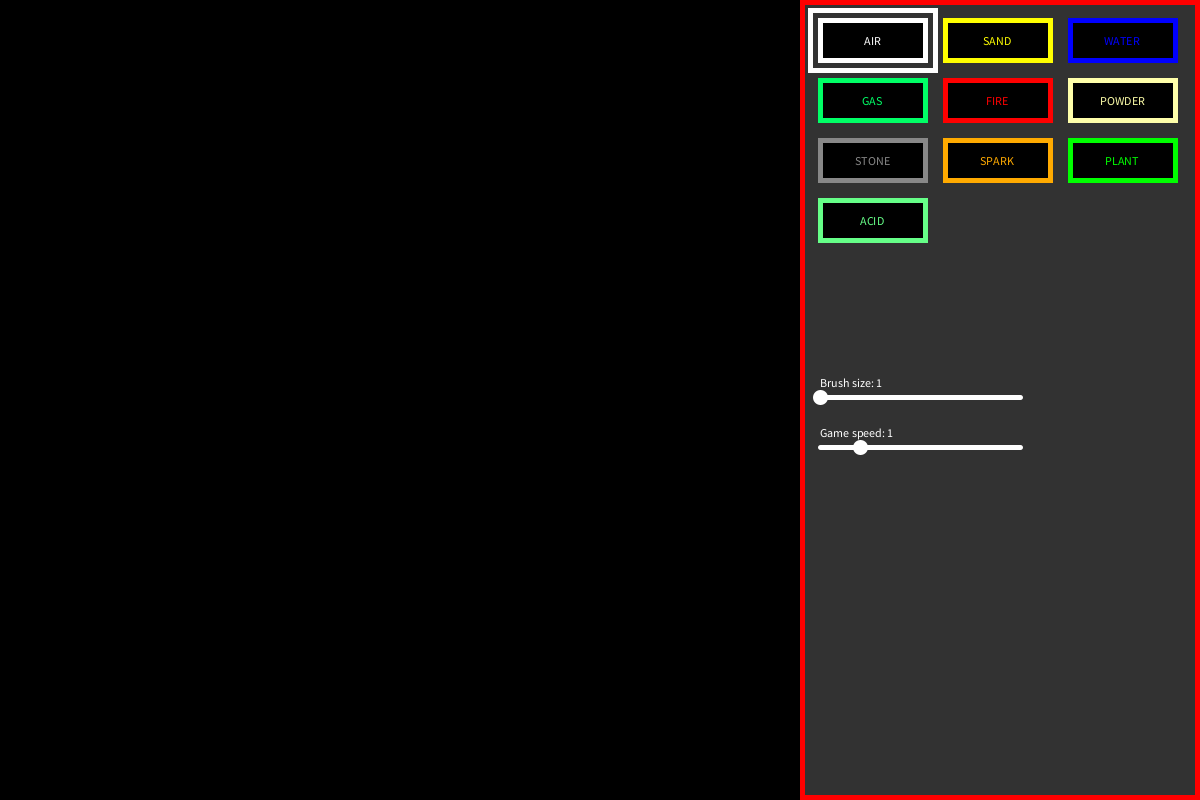
Frame 1 (no input)
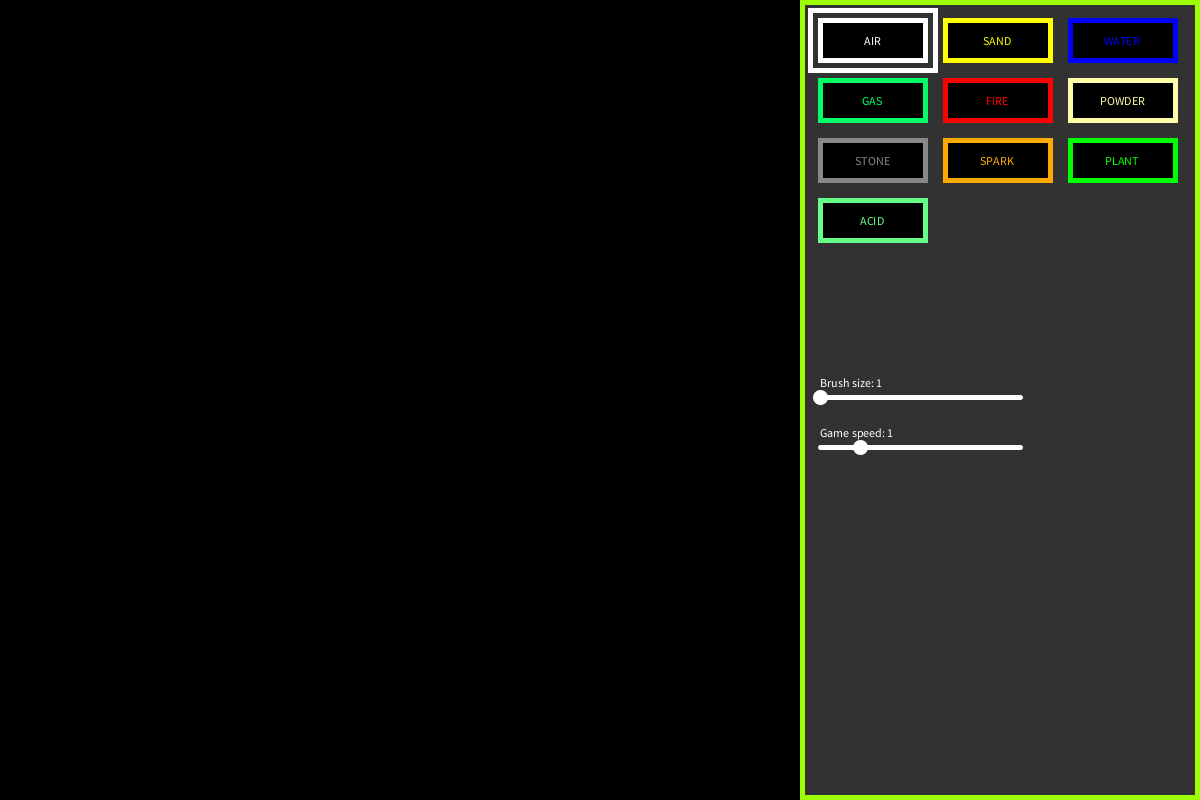
Frame 60 (the mouse pressed at the canvas centre just before this capture)
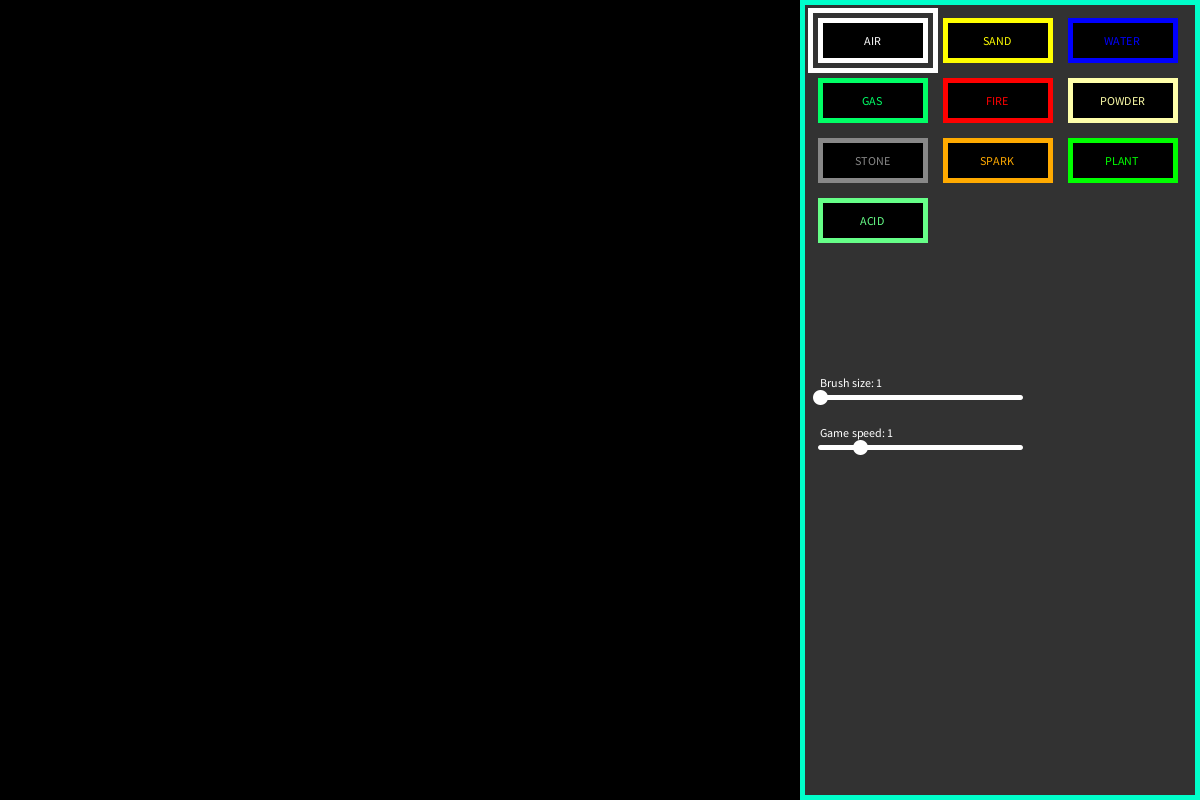
Frame 120 (the mouse held since frame 60 and released just before this capture)

The Processing sketch that drew these frames (run headless with seeded random() and noise(); from frame 60 on, the mouse is pressed at the canvas centre):

// Processing sketch: cellularcells
// ── cellularcells.pde
Grid grid;
Menu menu;
void setup()
{
  size(1200, 800);
  background(0);
  grid = new Grid();
  menu = new Menu();
  noStroke();
  
}

void draw()
{
  background(0);
  textAlign(CENTER,CENTER);
  grid.show();
  grid.Update();
  
  menu.show();
  menu.Update();
}

// ── Acid.pde
class Acid extends Cell
{
  int lifeTime = (int)random(1500, 1800);
  Acid()
  {
    weight = Weights.ACID;
    type = Elements.ACID;
    c = Colors.ACID;
    strength = Strengths.ACID;
    immortal = true;
    isFluid = true;
  }

  void Update(Grid g, int x, int y)
  {
    if(lifeTime > 0)
    {
      lifeTime--; 
    }
    else
    {
     g.deleteCell(x,y); 
    }
    if (!g.getLeft(x, y).immortal)
    {
      g.getLeft(x, y).strength --;
    }
    if (!g.getTopLeft(x, y).immortal)
    {
      g.getTopLeft(x, y).strength --;
    }
    if (!g.getTop(x, y).immortal)
    {
      g.getTop(x, y).strength --;
    }
    if (!g.getTopRight(x, y).immortal)
    {
      g.getTopRight(x, y).strength --;
    }
    if (!g.getRight(x, y).immortal)
    {
      g.getRight(x, y).strength --;
    }
    if (!g.getBottomRight(x, y).immortal)
    {
      g.getBottomRight(x, y).strength --;
    }
    if (!g.getBottom(x, y).immortal)
    {
      g.getBottom(x, y).strength --;
    }
    if (!g.getBottomLeft(x, y).immortal)
    {
      g.getBottomLeft(x, y).strength --;
    }

    if (g.getBottom(x, y).type == Elements.WATER)
    {
      g.deleteCell(x, y);
      g.deleteCell(x, y+1);
    } else if (g.getBottomLeft(x, y).type == Elements.WATER)
    {
      g.deleteCell(x, y);
      g.deleteCell(x-1, y+1);
    } else if (g.getBottomRight(x, y).type == Elements.WATER)
    {
      g.deleteCell(x, y);
      g.deleteCell(x+1, y+1);
    }

    if (y < g.gridSize-1)
    {
      if (g.getBottom(x, y).weight < weight && !g.getBottom(x, y).staticCell)
      {
        g.Swap(x, y, x, y+1);
      } else if (g.getBottomLeft(x, y).weight < weight && !g.getBottomLeft(x, y).staticCell && g.getBottom(x,y).isFluid)
      {
        g.Swap(x, y, x-1, y+1);
      } else if (g.getBottomRight(x, y).weight < weight && !g.getBottomRight(x, y).staticCell && g.getBottom(x,y).isFluid)
      {
        g.Swap(x, y, x+1, y+1);
      } else {
        dMove(g, x, y);
      }
    } else
    {
      dMove(g, x, y);
    }
  }

  void dMove(Grid g, int x, int y)
  {
    if (g.getLeft(x, y).type == Elements.WATER)
    {
      g.deleteCell(x, y);
      g.deleteCell(x-1, y);
    } else if (g.getRight(x, y).type == Elements.WATER)
    {
      g.deleteCell(x, y);
      g.deleteCell(x+1, y);
    } 
    if (random(0, 1) < 0.5)
    {
      if (g.getLeft(x, y).type == Elements.AIR)
      {
        g.Swap(x, y, x-1, y);
      }
    } else
    {
      {
        if (g.getRight(x, y).type == Elements.AIR)
        {
          g.Swap(x, y, x+1, y);
        }
      }
    }
  }
}

// ── Button.pde
class Button
{
  int w, h, x, y, t;
  int buttonSelectPan = 10;
  boolean selected = false;

  Button(int x_, int y_, int w_, int h_, int t_)
  {
    x = x_;
    y = y_;
    h = h_;
    w = w_;
    t = t_;

    if (t == grid.selectedCell)
    {
      selected = true;
    }
  }

  void show()
  {
    fill(0);
    stroke(Properties.ElementProperties[t][Properties.Color]);
    if (Properties.ElementProperties[t][Properties.Color] == 0xFF000000)
    {
      stroke(255);
    }
    rect(x, y, w, h);
    fill(Properties.ElementProperties[t][Properties.Color]);
    if (Properties.ElementProperties[t][Properties.Color] == 0xFF000000)
    {
      fill(255);
    }
    text(Properties.ElementNames[t], x+w/2, y+h/2);

    if (selected)
    {
      noFill();
      stroke(Properties.ElementProperties[t][Properties.Color]);
      if (Properties.ElementProperties[t][Properties.Color] == 0xFF000000)
      {
        stroke(255);
      }
      rect(x-buttonSelectPan, y-buttonSelectPan, w+buttonSelectPan*2, h+buttonSelectPan*2);
    }
  }

  void CheckPressed()
  {
    if (mousePressed)
    {
      if (mouseButton == LEFT)
      {
        if (mouseX > x && mouseX < x+w && mouseY > y && mouseY < y+h)
        {
          selected = true;
          grid.selectedCell = t;
        } else
        {
          if (mouseX > grid.gridSize*grid.cellsize && mouseY < height/3)
          {
            selected = false;
          }
        }
      }
    }
  }
}

// ── Cell.pde
class Cell
{
  int weight = Weights.AIR; //weight for gravity based cells
  int type = Elements.AIR; //type
  color c = Colors.AIR; //color
  boolean staticCell = false; //affected by weight?
  boolean burnable = false; //affected by fire/spark?
  int strength = 0; //life against acid
  boolean immortal = false; //immortal against acid
  boolean isFluid = false; //for checking diagonal gaps
  void Update(Grid g, int x, int y) {
  };

  void tryBurn(int x, int y, Grid g)
  {
    if (g.getBottom(x, y).type == Elements.FIRE ||
      g.getTop(x, y).type == Elements.FIRE ||
      g.getLeft(x, y).type == Elements.FIRE ||
      g.getRight(x, y).type == Elements.FIRE ||
      g.getBottomLeft(x, y).type == Elements.FIRE ||
      g.getBottomRight(x, y).type == Elements.FIRE ||
      g.getTopLeft(x, y).type == Elements.FIRE ||
      g.getTopRight(x, y).type == Elements.FIRE ||
      g.getBottom(x, y).type == Elements.SPARK ||
      g.getTop(x, y).type == Elements.SPARK ||
      g.getLeft(x, y).type == Elements.SPARK ||
      g.getRight(x, y).type == Elements.SPARK ||
      g.getBottomLeft(x, y).type == Elements.SPARK ||
      g.getBottomRight(x, y).type == Elements.SPARK ||
      g.getTopLeft(x, y).type == Elements.SPARK ||
      g.getTopRight(x, y).type == Elements.SPARK)
    {
      g.replaceCell(x, y, new Fire());
    }
  }
  
  void CheckStrength(int x, int y, Grid g)
  {
   if (strength <= 0)
    {
      g.deleteCell(x, y);
    }  
  }
}

// ── ElementList.pde
static abstract class General
{
  static final int ElementCount = 10;
}

static abstract class Elements
{
  static final int AIR    = 0;
  static final int SAND   = 1;
  static final int WATER  = 2;
  static final int GAS    = 3;
  static final int FIRE   = 4;
  static final int POWDER = 5;
  static final int STONE  = 6;
  static final int SPARK  = 7;
  static final int PLANT  = 8;
  static final int ACID   = 9;
}

static abstract class Weights
{
  static final int AIR    = 0;
  static final int SAND   = 10;
  static final int WATER  = 5;
  static final int GAS    = 2;
  static final int FIRE   = 1;
  static final int POWDER = 3;
  static final int STONE  = 20;
  static final int SPARK  = 1;
  static final int PLANT  = 6;
  static final int ACID   = 5;
}

static abstract class Colors
{
  static final int AIR    = 0xFF000000;
  static final int SAND   = 0xFFFFFF00;
  static final int WATER  = 0xFF0000FF;
  static final int GAS    = 0xFF00FF66;
  static final int FIRE   = 0xFFFF0000;
  static final int POWDER = 0xFFFFFFAA;
  static final int STONE  = 0xFF888888;
  static final int SPARK  = 0xFFFFAA00;
  static final int PLANT  = 0xFF00FF00;
  static final int ACID   = 0xFF66FF88;
}

static abstract class Strengths
{
    static final int AIR    = 1000;
    static final int SAND   = 10;
    static final int WATER  = 1;
    static final int GAS    = 1000;
    static final int FIRE   = 1000;
    static final int POWDER = 10;
    static final int STONE  = 100;
    static final int SPARK  = 1000;
    static final int PLANT  = 50;
    static final int ACID   = 1000;
}

static abstract class Properties
{
  static final int Weight = 0;
  static final int Color = 1;
  static final int Strength = 2;
  static final int[][] ElementProperties = new int[][]
    {
    {Weights.AIR, Colors.AIR}, 
    {Weights.SAND, Colors.SAND}, 
    {Weights.WATER, Colors.WATER}, 
    {Weights.GAS, Colors.GAS}, 
    {Weights.FIRE, Colors.FIRE}, 
    {Weights.POWDER, Colors.POWDER}, 
    {Weights.STONE, Colors.STONE}, 
    {Weights.SPARK, Colors.SPARK}, 
    {Weights.PLANT, Colors.PLANT}, 
    {Weights.ACID, Colors.ACID},
  };

  static final String[] ElementNames = new String[]
    {
    "AIR", 
    "SAND", 
    "WATER", 
    "GAS", 
    "FIRE", 
    "POWDER", 
    "STONE", 
    "SPARK", 
    "PLANT", 
    "ACID",
  };
}

// ── Fire.pde
class Fire extends Cell
{
  int upreset = 2;
  int up = upreset;

  int lifeTime = (int)random(25,40);
  Fire()
  {
    weight = Weights.FIRE;
    type = Elements.FIRE;
    c = Colors.FIRE;
    strength = Strengths.FIRE;
    immortal = true;
    isFluid = true;
  }

  void Update(Grid g, int x, int y)
  {
    int red = (c & 0x00FF0000) >> 16;
    int green = (c & 0x0000FF00) >> 8;
    int blue = (c & 0x000000FF) >> 0;
    green += 10;
    c = color(red, green, blue);
    if (lifeTime > 0)
    {
      if (g.getBottom(x, y).type == Elements.WATER ||
        g.getTop(x, y).type == Elements.WATER ||
        g.getLeft(x, y).type == Elements.WATER ||
        g.getRight(x, y).type == Elements.WATER ||
        g.getBottomLeft(x, y).type == Elements.WATER ||
        g.getBottomRight(x, y).type == Elements.WATER ||
        g.getTopLeft(x, y).type == Elements.WATER ||
        g.getTopRight(x, y).type == Elements.WATER)
      {
        g.replaceCell(x, y, new Cell());
      }

      lifeTime--;
      if (y > 0)
      {
        if (g.getTop(x, y).weight < weight && up <= 0)
        {
          g.Swap(x, y, x, y-1);
          up = upreset;
        } else if (g.getTopLeft(x, y).weight < weight && up <= 0 && g.getTop(x,y).isFluid)
        {
          g.Swap(x, y, x-1, y-1);
          up = upreset;
        } else if (g.getTopRight(x, y).weight < weight && up <= 0 && g.getTop(x,y).isFluid)
        {
          g.Swap(x, y, x+1, y-1);
          up = upreset;
        } else {
          dMove(g, x, y);
        }

        up --;
      } else
      {
        dMove(g, x, y);
      }
    } else
    {
      g.deleteCell(x, y);
    }
  }

  void dMove(Grid g, int x, int y)
  {
    if (random(0, 1) < 0.5)
    {
      if (g.getLeft(x, y).weight < weight)
      {
        g.Swap(x, y, x-1, y);
      }
    } else
    {
      {
        if (g.getRight(x, y).weight < weight)
        {
          g.Swap(x, y, x+1, y);
        }
      }
    }
  }
}

// ── Gas.pde
class Gas extends Cell
{
  int upreset = 2;
  int up = upreset;

  int lifeTime = (int)random(900,1100);
  Gas()
  {
    weight = Weights.GAS;
    type = Elements.GAS;
    c = Colors.GAS;
    strength = Strengths.GAS;
    burnable = true;
    immortal = true;
    isFluid = true;
  }

  void Update(Grid g, int x, int y)
  {
    if (lifeTime > 0)
    {
      tryBurn(x,y,g);

      lifeTime--;
      if (y > 0)
      {
        if (g.getTop(x, y).weight < weight && up <= 0 && !g.getTop(x, y).staticCell)
        {
          g.Swap(x, y, x, y-1);
          up = upreset;
        } else if (g.getTopLeft(x, y).weight < weight && up <= 0 && !g.getTopLeft(x, y).staticCell && g.getTop(x,y).isFluid)
        {
          g.Swap(x, y, x-1, y-1);
          up = upreset;
        } else if (g.getTopRight(x, y).weight < weight && up <= 0 && !g.getTopRight(x, y).staticCell && g.getTop(x,y).isFluid)
        {
          g.Swap(x, y, x+1, y-1);
          up = upreset;
        } else {
          dMove(g, x, y);
        }

        up --;
      } else
      {
        dMove(g, x, y);
      }
    } else
    {
      g.deleteCell(x, y);
    }
  }

  void dMove(Grid g, int x, int y)
  {
    if (random(0, 1) < 0.5)
    {
      if (g.getLeft(x, y).weight < weight)
      {
        g.Swap(x, y, x-1, y);
      }
    } else
    {
      {
        if (g.getRight(x, y).weight < weight)
        {
          g.Swap(x, y, x+1, y);
        }
      }
    }
  }
}

// ── Grid.pde
class Grid
{
  int gridSize = 100;
  int cellsize = height/gridSize;
  Cell[][] cells = new Cell[gridSize][gridSize];
  Cell[][] copy = new Cell[gridSize][gridSize];

  int iterationSpeed = 1;

  float speed = 0.01;
  float ispeed = speed;

  int selectedCell = 0;
  int brushSize = 1;

  int lcx = 0;
  int lcy = 0;
  int lselectedCell = 0;

  Grid()
  {
    for (int x = 0; x < gridSize; x++)
    {
      for (int y = 0; y < gridSize; y++)
      {
        cells[x][y] = new Cell();
      }
    }
  }

  void Update()
  {
    if (mousePressed && mouseX < gridSize*cellsize)
    {
      grid.setCell();
    }

    ispeed-= 1/frameRate;
    if (ispeed <= 0)
    {
      ispeed += speed;
      for (int i = 0; i < iterationSpeed; i++)
      {
        if (i > 0)
        {
          if (mousePressed && mouseX < gridSize*cellsize)
          {
            setCell(lcx, lcy);
          }
        }
        grid.Iterate();
      }
    }
  }

  void setCell(int lcx, int lcy)
  {
    int cx = lcx;
    int cy = lcy;
    for (int i = 0; i < brushSize; i++)
    {
      for (int j = 0; j < brushSize; j++)
      {
        if (cx-(brushSize/2)+i >= 0 && cx-(brushSize/2)+i<= gridSize-1 && cy-(brushSize/2)+j >= 0 && cy-(brushSize/2)+j <= gridSize-1)
        {
          int xx = cx-(brushSize/2)+i;
          int yy = cy-(brushSize/2)+j;
          PlaceCell(xx, yy);
        }
      }
    }
  }

  void setCell()
  {
    int cx = (int)mouseX/cellsize; 
    int cy = (int)mouseY/cellsize;
    lcx = cx;
    lcy = cy;
    for (int i = 0; i < brushSize; i++)
    {
      for (int j = 0; j < brushSize; j++)
      {
        if (cx-(brushSize/2)+i >= 0 && cx-(brushSize/2)+i<= gridSize-1 && cy-(brushSize/2)+j >= 0 && cy-(brushSize/2)+j <= gridSize-1)
        {
          int xx = cx-(brushSize/2)+i;
          int yy = cy-(brushSize/2)+j;
          PlaceCell(xx, yy);
        }
      }
    }
  }

  private void PlaceCell(int xx, int yy)
  {
    switch(selectedCell)
    {
    case Elements.AIR:
      cells[xx][yy] = new Cell();
      break;

    case Elements.SAND:
      cells[xx][yy] = new Sand();
      break;

    case Elements.WATER:
      cells[xx][yy] = new Water();
      break;

    case Elements.GAS:
      cells[xx][yy] = new Gas();
      break;

    case Elements.FIRE:
      cells[xx][yy] = new Fire();
      break;

    case Elements.POWDER:
      cells[xx][yy] = new Powder();
      break;

    case Elements.STONE:
      cells[xx][yy] = new Stone();
      break;

    case Elements.SPARK:
      cells[xx][yy] = new Spark();
      break;

    case Elements.PLANT:
      cells[xx][yy] = new Plant();
      break;

    case Elements.ACID:
      cells[xx][yy] = new Acid();
      break;
    }
  }

  void deleteCell(int x, int y)
  {
    cells[x][y] = new Cell();
  }

  void replaceCell(int x, int y, Cell c)
  {
    cells[x][y] = c;
  }

  void show()
  {
    noStroke();
    colorMode(RGB);
    for (int x = 0; x < gridSize; x++)
    {
      for (int y = 0; y < gridSize; y++)
      {
        fill(cells[x][y].c);
        rect(x*cellsize, y*cellsize, cellsize, cellsize);
      }
    }
  }

  void Iterate()
  {
    for (int x = 0; x < gridSize; x++)
    {
      for (int y = 0; y < gridSize; y++)
      {
        copy[x][y] = cells[x][y];
      }
    }

    for (int x = 0; x < gridSize; x++)
    {
      for (int y = 0; y < gridSize; y++)
      {
        copy[x][y].Update(this, x, y);
      }
    }
  }

  void Swap(int x1, int y1, int x2, int y2)
  {
    Cell save = cells[x1][y1];
    cells[x1][y1] = cells[x2][y2];
    cells[x2][y2] = save;
  }

  Cell getBottom(int x, int y)
  {
    if (y < gridSize-1)
    {
      return copy[x][y+1];
    }
    return returnInvalid();
  }

  Cell getTop(int x, int y)
  {
    if (y > 0)
    {
      return copy[x][y-1];
    }
    return returnInvalid();
  }

  Cell getRight(int x, int y)
  {
    if (x < gridSize-1)
    {
      return copy[x+1][y];
    }
    return returnInvalid();
  }

  Cell getLeft(int x, int y)
  {
    if (x > 0)
    {
      return copy[x-1][y];
    }
    return returnInvalid();
  }

  Cell getBottomLeft(int x, int y)
  {
    if (x > 0 && y < gridSize-1)
    {
      return copy[x-1][y+1];
    }
    return returnInvalid();
  }

  Cell getBottomRight(int x, int y)
  {
    if (x < gridSize-1 && y < gridSize-1)
    {
      return copy[x+1][y+1];
    }
    return returnInvalid();
  }

  Cell getTopRight(int x, int y)
  {
    if (x < gridSize-1 && y > 0)
    {
      return copy[x+1][y-1];
    }
    return returnInvalid();
  }

  Cell getTopLeft(int x, int y)
  {
    if (x > 0 && y > 0)
    {
      return copy[x-1][y-1];
    }
    return returnInvalid();
  }

  Cell returnInvalid()
  {
    Cell c = new Cell();
    c.type = 1000;
    c.weight = 10000;
    return c;
  }
}

// ── Menu.pde
class Menu
{
  int w = width-height - 5;
  int h = height - 5;
  int x = height;
  int y = 0;

  int hue = 0;

  boolean keyDown = false;

  Button[] buttons = new Button[General.ElementCount];
  int buttonWidth = 105;
  int buttonHeight = 40;
  int buttonRowCount = 3;
  int buttonPanning = 20;
  
  int buttonMenuPanning = 20;
  
  int sliderPanning = 20;
  int sliderHeightOffset = 50;
  Slider brushSlider = new Slider(x + sliderPanning,y+h/2,1,20,200,0);
  Slider speedSlider = new Slider(x + sliderPanning,y+h/2 + sliderHeightOffset,0,5,200,0.2);

  Menu()
  {
    for (int i = 0; i < General.ElementCount; i++)
    {
      int tracker = i;
      int yp = 0;
      while(tracker > buttonRowCount-1)
      {
         tracker -= buttonRowCount; 
         yp++;
      }
      int bx = (x+buttonMenuPanning) + i*buttonWidth + i*buttonPanning - yp*buttonWidth*buttonRowCount;
      if(yp > 0){bx -= buttonRowCount*buttonPanning*yp;}
      int by = (y+buttonMenuPanning) + yp * buttonHeight + yp*buttonPanning;
      
      buttons[i] = new Button(bx,by,buttonWidth,buttonHeight,i);
    }
  }

  void Update()
  {
    hue++;
    if (hue >= 255)
    {
      hue -= 255;
    }
  }

  void show()
  {
    colorMode(HSB);
    fill(50);
    strokeWeight(5);
    stroke(hue, 255, 255);

    rect(x+2, y+2, w, h);
    
    for(int i = 0; i < buttons.length; i++)
    {
     buttons[i].CheckPressed();
     buttons[i].show();
    }
    
    brushSlider.Update();
    speedSlider.Update();
    brushSlider.show();
    speedSlider.show();
    grid.brushSize = brushSlider.getVal();
    grid.iterationSpeed = speedSlider.getVal();
    
    textAlign(LEFT,CENTER);
    text("Brush size: " + grid.brushSize,brushSlider.x,brushSlider.y-15);
    text("Game speed: " + grid.iterationSpeed,speedSlider.x,speedSlider.y-15);
  }
}

// ── Plant.pde
class Plant extends Cell
{
  int fallReset = 2;
  int fall = 0;
  int buds = (int)random(0, 3);
  Plant()
  {
    weight = Weights.PLANT;
    type = Elements.PLANT;
    c = Colors.PLANT;
    strength = Strengths.PLANT;
    staticCell = true;
    burnable = true;
  }

  void Update(Grid g, int x, int y)
  {
    CheckStrength(x,y,g);
    
    tryBurn(x, y, g);
    if (buds > 0)
    {
      switch((int)random(2))
      {

      case 0:
        if (g.getTopLeft(x, y).type == Elements.WATER)
        {
          if (random(1) < 0.1)
          {
            g.replaceCell(x-1, y-1, new Plant());
            buds--;
          }
        }
        break;


      case 1:
        if (g.getTopRight(x, y).type == Elements.WATER)
        {
          if (random(1) < 0.1)
          {
            g.replaceCell(x+1, y-1, new Plant());
            buds--;
          }
        }
        break;
      }
    }
  }
}

// ── Powder.pde
class Powder extends Cell
{
  int fallReset = 2;
  int fall = 0;
  Powder()
  {
    weight = Weights.POWDER;
    type = Elements.POWDER;
    c = Colors.POWDER;
    strength = Strengths.POWDER;
    burnable = true;
  }

  void Update(Grid g, int x, int y)
  {
    CheckStrength(x,y,g);
    
    if (g.getBottom(x, y).type == Elements.WATER ||
      g.getTop(x, y).type == Elements.WATER ||
      g.getLeft(x, y).type == Elements.WATER ||
      g.getRight(x, y).type == Elements.WATER ||
      g.getBottomLeft(x, y).type == Elements.WATER ||
      g.getBottomRight(x, y).type == Elements.WATER ||
      g.getTopLeft(x, y).type == Elements.WATER ||
      g.getTopRight(x, y).type == Elements.WATER)
    {
      g.replaceCell(x, y, new Stone());
    }
    
    tryBurn(x,y,g);

    if (y < g.gridSize-1)
    {
      if (fall <= 0)
      {
        fall = fallReset;
        if (g.getBottom(x, y).weight < weight && !g.getBottom(x, y).staticCell)
        {
          g.Swap(x, y, x, y+1);
        } else if (g.getBottomLeft(x, y).weight < weight && !g.getBottomLeft(x, y).staticCell)
        {
          g.Swap(x, y, x-1, y+1);
        } else if (g.getBottomRight(x, y).weight < weight && !g.getBottomRight(x, y).staticCell)
        {
          g.Swap(x, y, x+1, y+1);
        }
      } else
      {
        fall --;
      }
    }
  }
}

// ── Sand.pde
class Sand extends Cell
{
  Sand()
  {
    weight = Weights.SAND;
    type = Elements.SAND;
    c = Colors.SAND;
    strength = Strengths.SAND;
  }

  void Update(Grid g, int x, int y)
  {
    CheckStrength(x,y,g);
    if (y < g.gridSize-1)
    {
      if (g.getBottom(x, y).weight < weight && !g.getBottom(x,y).staticCell)
      {
        g.Swap(x, y, x, y+1);
      } else if (g.getBottomLeft(x, y).weight < weight && !g.getBottomLeft(x,y).staticCell)
      {
        g.Swap(x, y, x-1, y+1);
      } else if (g.getBottomRight(x, y).weight < weight && !g.getBottomRight(x,y).staticCell)
      {
        g.Swap(x, y, x+1, y+1);
      }
    }
  }
}

// ── Slider.pde
class Slider
{
  int min, max, x, y, w;
  float val = 0.5;

  boolean selected = false;
  boolean MouseDown = false;

  Slider(int _x, int _y, int _min, int _max, int _w, float _v)
  {
    x = _x;
    y = _y;
    min = _min;
    max = _max;
    val = _v;
    w = _w;
  }

  void Update()
  {
    if (mousePressed)
    {
      if (!MouseDown)
      {
        MouseDown = true;
        if(mouseX > x+w*val-5 && mouseX < x+w*val+5 && mouseY > y-5 && mouseY < y+5)
        {
           selected = true; 
        }
      }
    } else
    {
      MouseDown = false;
      selected = false;
    }
    
    if(selected)
    {
      val = map(mouseX,x,x+w,0,1); 
      if(val > 1){val = 1;}
      if(val < 0){val = 0;}
    }
  }

  void show()
  {
    stroke(255);
    fill(255);
    strokeWeight(5);
    line(x, y, x+w, y);
    float woff = w*val;
    circle(x+woff, y, 10);
  }

  int getVal()
  {
    return (int)map(val, 0, 1, min, max);
  }
}

// ── Spark.pde
class Spark extends Cell
{
  boolean moved = false;
  int t = 20;
  int lifeTime = (int)random(25,50);
  Spark()
  {
    weight = Weights.SPARK;
    type = Elements.SPARK;
    c = Colors.SPARK;
    strength = Strengths.SPARK;
    immortal = true;
  }

  void Update(Grid g, int x, int y)
  {
    if (lifeTime > 0)
    {
      int red = (c & 0x00FF0000) >> 16;
      int green = (c & 0x0000FF00) >> 8;
      int blue = (c & 0x000000FF) >> 0;
      green += 1;
      c = color(red, green, blue);

      lifeTime--;
      while (!moved && t > 0)
      {
        t--;
        int dir = (int)random(0, 8);
        switch(dir)
        {
        case 0:
          if (g.getLeft(x, y).type == Elements.AIR)
          {
            g.Swap(x, y, x-1, y);
          }
          break;

        case 1:
          if (g.getTopLeft(x, y).type == Elements.AIR)
          {
            g.Swap(x, y, x-1, y-1);
          }
          break;

        case 2:
          if (g.getTop(x, y).type == Elements.AIR)
          {
            g.Swap(x, y, x, y-1);
          }
          break;

        case 3:
          if (g.getTopRight(x, y).type == Elements.AIR)
          {
            g.Swap(x, y, x+1, y-1);
          }
          break;

        case 4:
          if (g.getRight(x, y).type == Elements.AIR)
          {
            g.Swap(x, y, x+1, y);
          }
          break;

        case 5:
          if (g.getBottomRight(x, y).type == Elements.AIR)
          {
            g.Swap(x, y, x+1, y+1);
          }
          break;

        case 6:
          if (g.getBottom(x, y).type == Elements.AIR)
          {
            g.Swap(x, y, x, y+1);
          }
          break;
        case 7:
          if (g.getBottomLeft(x, y).type == Elements.AIR)
          {
            g.Swap(x, y, x-1, y+1);
          }
          break;
        }
      }
      t = 20;
      moved = false;
    } else
    {
      g.deleteCell(x, y);
    }
  }
}

// ── Stone.pde
class Stone extends Cell
{
  Stone()
  {
    weight = Weights.STONE;
    type = Elements.STONE;
    c = Colors.STONE;
    strength = Strengths.STONE;
    staticCell = true;
  }

  void Update(Grid g, int x, int y)
  {
    CheckStrength(x,y,g);
  }
}

// ── Water.pde
class Water extends Cell
{
  Water()
  {
    weight = Weights.WATER;
    type = Elements.WATER;
    c = Colors.WATER;
    strength = Strengths.WATER;
    isFluid = true;
  }

  void Update(Grid g, int x, int y)
  {
    CheckStrength(x,y,g);
    if (y < g.gridSize-1)
    {
      if (g.getBottom(x, y).weight < weight && !g.getBottom(x,y).staticCell)
      {
        g.Swap(x, y, x, y+1);
      } else if (g.getBottomLeft(x, y).weight < weight && !g.getBottomLeft(x,y).staticCell && g.getBottom(x,y).isFluid)
      {
        g.Swap(x, y, x-1, y+1);
      } else if (g.getBottomRight(x, y).weight < weight && !g.getBottomRight(x,y).staticCell && g.getBottom(x,y).isFluid)
      {
        g.Swap(x, y, x+1, y+1);
      } else {
        dMove(g, x, y);
      }
    } else
    {
      dMove(g, x, y);
    }
  }

  void dMove(Grid g, int x, int y)
  {
    if (random(0, 1) < 0.5)
    {
      if (g.getLeft(x, y).type == Elements.AIR)
      {
        g.Swap(x, y, x-1, y);
      }
    } else
    {
      {
        if (g.getRight(x, y).type == Elements.AIR)
        {
          g.Swap(x, y, x+1, y);
        }
      }
    }
  }
}
